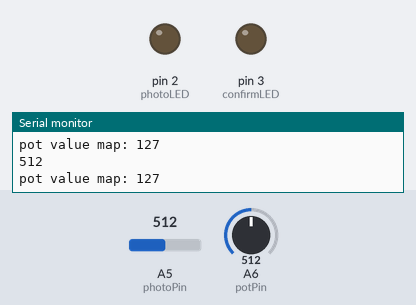
Simulated run of this sketch. Board: Arduino Nano, built with avr-gcc and run on an emulated ATmega328P. On the bench: output pins drawn as LEDs (lit = HIGH), the last lines printed to the serial monitor. The test bench sets the inputs (shaded band); at power-on: A5 (photoPin) = 512, A6 (potPin) = 512.

Above: at 1.2 s.
1.3 s: A5 (photoPin) set to 684
4.3 s: A5 (photoPin) set to 713
At 5.4 s:
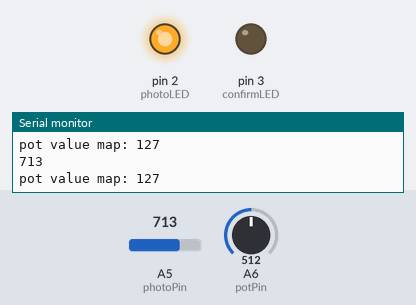
5.8 s: A5 (photoPin) set to 690
At 6.8 s:
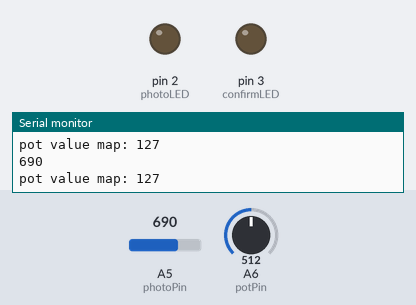
8.8 s: A5 (photoPin) set to 710
At 9.7 s:
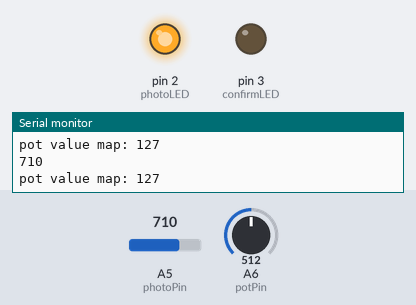
10.3 s: A6 (potPin) set to 410
13.3 s: A6 (potPin) set to 390
Timing chart, 0 to 15.8 s (numbered marks = the images above; inputs shaded):
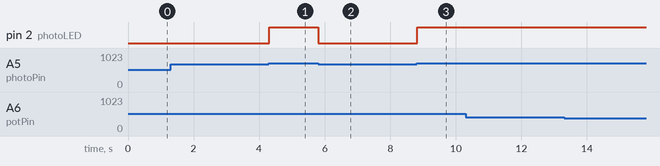

The sketch:

week10_hw_digitalV1.ino
```cpp
const int potPin = A6;
const int photoPin = A5;


const int photoLED = 2;
const int potLED = A7;
const int confirmLED = 3;

void setup() {
  // put your setup code here, to run once:
 pinMode(potLED, OUTPUT);
  pinMode(photoLED, OUTPUT);
  pinMode(confirmLED, OUTPUT);

 Serial.begin(9600);

}

void loop() {
  // put your main code here, to run repeatedly:

int potValue = analogRead(potPin);
int potledvalue = map(potValue, 0, 1023, 0, 255);

int photoValue = analogRead(photoPin);
//int photoledValue = map(photoValue, 0, 1023, 0, 255);

 Serial.print("pot value map: ");
  Serial.println(potledvalue);

  //Serial.print("photo value map: ");
  //Serial.println(photoledValue);

Serial.println(photoValue);

if(potledvalue >= 190 && potledvalue <= 200){
digitalWrite(potLED, HIGH);
}
else{
digitalWrite(potLED, LOW);
}

if(photoValue >= 700 && photoValue <= 800){
  digitalWrite(photoLED, HIGH);
}
else{
  digitalWrite(photoLED, LOW);
}

if (potledvalue >= 190 && potledvalue <= 200 && photoValue >= 700 && photoValue <= 800){
  digitalWrite(confirmLED, HIGH);
}
else{
  digitalWrite(confirmLED, LOW);
}

delay(25);

}
```

Measured:
- the behaviour switches between 699 and 700 on A5 (photoPin) (found by bisection; images 0 and 1)
- after the input at 4.3 s, pin 2 (photoLED): LOW → HIGH at once
- after the input at 5.8 s, pin 2 (photoLED): HIGH → LOW at once
- after the input at 8.8 s, pin 2 (photoLED): LOW → HIGH at once
